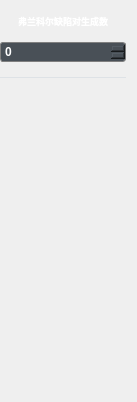
       <widget class="QWidget" name="page_3">
        <property name="geometry">
         <rect>
          <x>0</x>
          <y>0</y>
          <width>137</width>
          <height>402</height>
         </rect>
        </property>
        <attribute name="icon">
         <iconset>
          <selectedon>:/background/晶体缺陷.png</selectedon>
         </iconset>
        </attribute>
        <attribute name="label">
         <string>缺陷累计</string>
        </attribute>
        <layout class="QVBoxLayout" name="verticalLayout_15">
         <property name="leftMargin">
          <number>0</number>
         </property>
         <property name="bottomMargin">
          <number>320</number>
         </property>
         <item>
          <layout class="QVBoxLayout" name="verticalLayout_14">
           <property name="spacing">
            <number>14</number>
           </property>
           <property name="rightMargin">
            <number>0</number>
           </property>
           <item>
            <layout class="QVBoxLayout" name="verticalLayout_13">
             <item>
              <layout class="QVBoxLayout" name="verticalLayout_11">
               <item>
                <widget class="QLabel" name="label_19">
                 <property name="sizePolicy">
                  <sizepolicy hsizetype="Preferred" vsizetype="Fixed">
                   <horstretch>0</horstretch>
                   <verstretch>0</verstretch>
                  </sizepolicy>
                 </property>
                 <property name="font">
                  <font>
                   <family>微软雅黑</family>
                   <pointsize>7</pointsize>
                   <weight>75</weight>
                   <bold>true</bold>
                  </font>
                 </property>
                 <property name="styleSheet">
                  <string notr="true">color: rgb(255, 255, 255);
</string>
                 </property>
                 <property name="text">
                  <string>弗兰科尔缺陷对生成数</string>
                 </property>
                 <property name="alignment">
                  <set>Qt::AlignCenter</set>
                 </property>
                </widget>
               </item>
               <item>
                <widget class="QSpinBox" name="spinBox_5">
                 <property name="sizePolicy">
                  <sizepolicy hsizetype="Preferred" vsizetype="Fixed">
                   <horstretch>0</horstretch>
                   <verstretch>0</verstretch>
                  </sizepolicy>
                 </property>
                 <property name="font">
                  <font>
                   <family>Arial</family>
                   <weight>75</weight>
                   <bold>true</bold>
                  </font>
                 </property>
                 <property name="styleSheet">
                  <string notr="true">QSpinBox{
	color: rgb(255, 255, 255);
	border: 1px solid gray;
    border-radius: 3px;
    padding: 1px 2px 1px 2px;
    min-width: 3em;
	background-color: #495057;
}

</string>
                 </property>
                </widget>
               </item>
              </layout>
             </item>
            </layout>
           </item>
           <item>
            <widget class="QFrame" name="frame">
             <property name="styleSheet">
              <string notr="true">QFrame {
    color: #dee2e6; /* 修改线条颜色 */

}</string>
             </property>
             <property name="frameShape">
              <enum>QFrame::HLine</enum>
             </property>
             <property name="frameShadow">
              <enum>QFrame::Plain</enum>
             </property>
            </widget>
           </item>
          </layout>
         </item>
        </layout>
       </widget>
